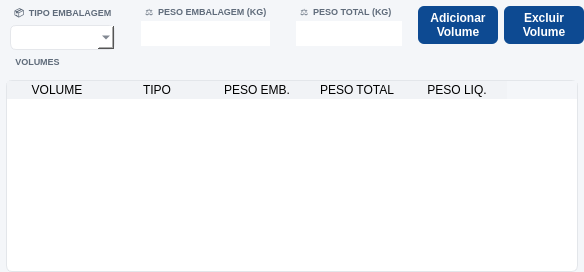
      <widget class="QWidget" name="page_Terceiros">
       <property name="styleSheet">
        <string notr="true">background-color: #f4f6f9;</string>
       </property>
       <layout class="QVBoxLayout" name="verticalLayout_7">
        <property name="leftMargin">
         <number>0</number>
        </property>
        <property name="topMargin">
         <number>0</number>
        </property>
        <property name="rightMargin">
         <number>0</number>
        </property>
        <property name="bottomMargin">
         <number>0</number>
        </property>
        <item>
         <widget class="QWidget" name="widget_3" native="true">
          <layout class="QVBoxLayout" name="verticalLayout_6">
           <property name="leftMargin">
            <number>0</number>
           </property>
           <property name="topMargin">
            <number>0</number>
           </property>
           <property name="rightMargin">
            <number>0</number>
           </property>
           <property name="bottomMargin">
            <number>0</number>
           </property>
           <item>
            <widget class="QWidget" name="widget_51" native="true">
             <property name="minimumSize">
              <size>
               <width>0</width>
               <height>50</height>
              </size>
             </property>
             <property name="maximumSize">
              <size>
               <width>16777215</width>
               <height>50</height>
              </size>
             </property>
             <layout class="QHBoxLayout" name="horizontalLayout_33">
              <property name="leftMargin">
               <number>0</number>
              </property>
              <property name="topMargin">
               <number>0</number>
              </property>
              <property name="rightMargin">
               <number>0</number>
              </property>
              <property name="bottomMargin">
               <number>0</number>
              </property>
              <item>
               <widget class="QWidget" name="widget_12" native="true">
                <property name="styleSheet">
                 <string notr="true"/>
                </property>
                <layout class="QVBoxLayout" name="verticalLayout_46">
                 <property name="spacing">
                  <number>3</number>
                 </property>
                 <property name="leftMargin">
                  <number>10</number>
                 </property>
                 <property name="topMargin">
                  <number>6</number>
                 </property>
                 <property name="rightMargin">
                  <number>10</number>
                 </property>
                 <property name="bottomMargin">
                  <number>6</number>
                 </property>
                 <item>
                  <widget class="QLabel" name="label_73">
                   <property name="minimumSize">
                    <size>
                     <width>0</width>
                     <height>0</height>
                    </size>
                   </property>
                   <property name="maximumSize">
                    <size>
                     <width>16777215</width>
                     <height>16777215</height>
                    </size>
                   </property>
                   <property name="font">
                    <font>
                     <pointsize>-1</pointsize>
                     <weight>75</weight>
                     <bold>true</bold>
                    </font>
                   </property>
                   <property name="styleSheet">
                    <string notr="true">border: none;
background: transparent;
color: #5f6b7a;
font-size: 9px;
font-weight: bold;
padding-left: 2px;</string>
                   </property>
                   <property name="text">
                    <string>📦  TIPO EMBALAGEM</string>
                   </property>
                   <property name="alignment">
                    <set>Qt::AlignLeading|Qt::AlignLeft|Qt::AlignVCenter</set>
                   </property>
                  </widget>
                 </item>
                 <item>
                  <widget class="QComboBox" name="combo_Tipo_Emb_Ter">
                   <property name="sizePolicy">
                    <sizepolicy hsizetype="Preferred" vsizetype="Preferred">
                     <horstretch>0</horstretch>
                     <verstretch>0</verstretch>
                    </sizepolicy>
                   </property>
                   <property name="minimumSize">
                    <size>
                     <width>0</width>
                     <height>25</height>
                    </size>
                   </property>
                   <property name="maximumSize">
                    <size>
                     <width>16777215</width>
                     <height>25</height>
                    </size>
                   </property>
                   <property name="font">
                    <font>
                     <pointsize>-1</pointsize>
                    </font>
                   </property>
                   <property name="styleSheet">
                    <string notr="true">#combo_Tipo_Emb_Ter {
    border: 1px solid #e5e7eb;
    border-radius: 6px;
    padding-left: 10px;
    background: white;
    font-size: 11px;
    color: #374151;
}</string>
                   </property>
                  </widget>
                 </item>
                </layout>
               </widget>
              </item>
              <item>
               <widget class="QWidget" name="widget_52" native="true">
                <property name="styleSheet">
                 <string notr="true"/>
                </property>
                <layout class="QVBoxLayout" name="verticalLayout_47">
                 <property name="spacing">
                  <number>3</number>
                 </property>
                 <property name="leftMargin">
                  <number>10</number>
                 </property>
                 <property name="topMargin">
                  <number>6</number>
                 </property>
                 <property name="rightMargin">
                  <number>10</number>
                 </property>
                 <property name="bottomMargin">
                  <number>6</number>
                 </property>
                 <item>
                  <widget class="QLabel" name="label_85">
                   <property name="minimumSize">
                    <size>
                     <width>0</width>
                     <height>0</height>
                    </size>
                   </property>
                   <property name="maximumSize">
                    <size>
                     <width>16777215</width>
                     <height>16777215</height>
                    </size>
                   </property>
                   <property name="font">
                    <font>
                     <pointsize>-1</pointsize>
                     <weight>75</weight>
                     <bold>true</bold>
                    </font>
                   </property>
                   <property name="styleSheet">
                    <string notr="true">border: none;
background: transparent;
color: #5f6b7a;
font-size: 9px;
font-weight: bold;
padding-left: 2px;</string>
                   </property>
                   <property name="text">
                    <string>⚖️  PESO EMBALAGEM (KG)</string>
                   </property>
                   <property name="alignment">
                    <set>Qt::AlignLeading|Qt::AlignLeft|Qt::AlignVCenter</set>
                   </property>
                  </widget>
                 </item>
                 <item>
                  <widget class="QLineEdit" name="line_Peso_Emb_Ter">
                   <property name="sizePolicy">
                    <sizepolicy hsizetype="Preferred" vsizetype="Preferred">
                     <horstretch>0</horstretch>
                     <verstretch>0</verstretch>
                    </sizepolicy>
                   </property>
                   <property name="minimumSize">
                    <size>
                     <width>0</width>
                     <height>25</height>
                    </size>
                   </property>
                   <property name="maximumSize">
                    <size>
                     <width>16777215</width>
                     <height>25</height>
                    </size>
                   </property>
                   <property name="font">
                    <font>
                     <pointsize>9</pointsize>
                     <weight>50</weight>
                     <bold>false</bold>
                    </font>
                   </property>
                   <property name="styleSheet">
                    <string notr="true">color: #374151;
border: none;
background: white;</string>
                   </property>
                   <property name="inputMask">
                    <string/>
                   </property>
                   <property name="text">
                    <string/>
                   </property>
                   <property name="frame">
                    <bool>true</bool>
                   </property>
                   <property name="echoMode">
                    <enum>QLineEdit::Normal</enum>
                   </property>
                   <property name="alignment">
                    <set>Qt::AlignCenter</set>
                   </property>
                   <property name="dragEnabled">
                    <bool>false</bool>
                   </property>
                   <property name="readOnly">
                    <bool>false</bool>
                   </property>
                   <property name="placeholderText">
                    <string/>
                   </property>
                  </widget>
                 </item>
                </layout>
               </widget>
              </item>
              <item>
               <widget class="QWidget" name="widget_53" native="true">
                <property name="styleSheet">
                 <string notr="true"/>
                </property>
                <layout class="QVBoxLayout" name="verticalLayout_48">
                 <property name="spacing">
                  <number>3</number>
                 </property>
                 <property name="leftMargin">
                  <number>10</number>
                 </property>
                 <property name="topMargin">
                  <number>6</number>
                 </property>
                 <property name="rightMargin">
                  <number>10</number>
                 </property>
                 <property name="bottomMargin">
                  <number>6</number>
                 </property>
                 <item>
                  <widget class="QLabel" name="label_86">
                   <property name="minimumSize">
                    <size>
                     <width>0</width>
                     <height>0</height>
                    </size>
                   </property>
                   <property name="maximumSize">
                    <size>
                     <width>16777215</width>
                     <height>16777215</height>
                    </size>
                   </property>
                   <property name="font">
                    <font>
                     <pointsize>-1</pointsize>
                     <weight>75</weight>
                     <bold>true</bold>
                    </font>
                   </property>
                   <property name="styleSheet">
                    <string notr="true">border: none;
background: transparent;
color: #5f6b7a;
font-size: 9px;
font-weight: bold;
padding-left: 2px;</string>
                   </property>
                   <property name="text">
                    <string>⚖️  PESO TOTAL (KG)</string>
                   </property>
                   <property name="alignment">
                    <set>Qt::AlignLeading|Qt::AlignLeft|Qt::AlignVCenter</set>
                   </property>
                  </widget>
                 </item>
                 <item>
                  <widget class="QLineEdit" name="line_Peso_Total_Ter">
                   <property name="sizePolicy">
                    <sizepolicy hsizetype="Preferred" vsizetype="Preferred">
                     <horstretch>0</horstretch>
                     <verstretch>0</verstretch>
                    </sizepolicy>
                   </property>
                   <property name="minimumSize">
                    <size>
                     <width>0</width>
                     <height>25</height>
                    </size>
                   </property>
                   <property name="maximumSize">
                    <size>
                     <width>16777215</width>
                     <height>25</height>
                    </size>
                   </property>
                   <property name="font">
                    <font>
                     <pointsize>9</pointsize>
                     <weight>50</weight>
                     <bold>false</bold>
                    </font>
                   </property>
                   <property name="styleSheet">
                    <string notr="true">color: #374151;
border: none;
background: white;</string>
                   </property>
                   <property name="inputMask">
                    <string/>
                   </property>
                   <property name="text">
                    <string/>
                   </property>
                   <property name="frame">
                    <bool>true</bool>
                   </property>
                   <property name="echoMode">
                    <enum>QLineEdit::Normal</enum>
                   </property>
                   <property name="alignment">
                    <set>Qt::AlignCenter</set>
                   </property>
                   <property name="dragEnabled">
                    <bool>false</bool>
                   </property>
                   <property name="readOnly">
                    <bool>false</bool>
                   </property>
                   <property name="placeholderText">
                    <string/>
                   </property>
                  </widget>
                 </item>
                </layout>
               </widget>
              </item>
              <item>
               <widget class="QPushButton" name="btn_Add_Vol_Ter">
                <property name="sizePolicy">
                 <sizepolicy hsizetype="Preferred" vsizetype="Preferred">
                  <horstretch>0</horstretch>
                  <verstretch>0</verstretch>
                 </sizepolicy>
                </property>
                <property name="minimumSize">
                 <size>
                  <width>80</width>
                  <height>34</height>
                 </size>
                </property>
                <property name="maximumSize">
                 <size>
                  <width>80</width>
                  <height>38</height>
                 </size>
                </property>
                <property name="font">
                 <font>
                  <pointsize>9</pointsize>
                  <weight>75</weight>
                  <bold>true</bold>
                 </font>
                </property>
                <property name="cursor">
                 <cursorShape>PointingHandCursor</cursorShape>
                </property>
                <property name="styleSheet">
                 <string notr="true">QPushButton {
    background-color: #0d4a92;
    color: white;
    border: none;
    border-radius: 6px;
    min-height: 34px;
    padding: 0 5px;
    font-size: 9pt;
font-weight: bold;
}

QPushButton:hover {
    background-color: #1557a6;
}

QPushButton:pressed {
    background-color: #0a3b75;
}</string>
                </property>
                <property name="text">
                 <string>Adicionar
Volume</string>
                </property>
               </widget>
              </item>
              <item>
               <widget class="QPushButton" name="btn_Excluir_Vol_Ter">
                <property name="sizePolicy">
                 <sizepolicy hsizetype="Preferred" vsizetype="Preferred">
                  <horstretch>0</horstretch>
                  <verstretch>0</verstretch>
                 </sizepolicy>
                </property>
                <property name="minimumSize">
                 <size>
                  <width>80</width>
                  <height>34</height>
                 </size>
                </property>
                <property name="maximumSize">
                 <size>
                  <width>80</width>
                  <height>38</height>
                 </size>
                </property>
                <property name="font">
                 <font>
                  <pointsize>9</pointsize>
                  <weight>75</weight>
                  <bold>true</bold>
                 </font>
                </property>
                <property name="cursor">
                 <cursorShape>PointingHandCursor</cursorShape>
                </property>
                <property name="styleSheet">
                 <string notr="true">QPushButton {
    background-color: #0d4a92;
    color: white;
    border: none;
    border-radius: 6px;
    min-height: 34px;
    padding: 0 5px;
    font-size: 9pt;
font-weight: bold;
}

QPushButton:hover {
    background-color: #1557a6;
}

QPushButton:pressed {
    background-color: #0a3b75;
}</string>
                </property>
                <property name="text">
                 <string>Excluir
Volume</string>
                </property>
               </widget>
              </item>
             </layout>
            </widget>
           </item>
           <item>
            <widget class="QGroupBox" name="groupBox_Ter">
             <property name="font">
              <font>
               <pointsize>-1</pointsize>
               <weight>75</weight>
               <bold>true</bold>
              </font>
             </property>
             <property name="styleSheet">
              <string notr="true">#groupBox_Ter {
    border: none;
    margin-top: 18px;
    font-weight: bold;
    color: #5f6b7a;
font-size: 9px;
}

#groupBox_Ter::title {
    subcontrol-origin: margin;
    left: 12px;
    padding: 0 6px 0 6px;
padding-left: 2px;
}</string>
             </property>
             <property name="title">
              <string>VOLUMES</string>
             </property>
             <layout class="QVBoxLayout" name="verticalLayout_13">
              <property name="leftMargin">
               <number>6</number>
              </property>
              <property name="topMargin">
               <number>6</number>
              </property>
              <property name="rightMargin">
               <number>6</number>
              </property>
              <property name="bottomMargin">
               <number>0</number>
              </property>
              <item>
               <widget class="QTableWidget" name="table_Volume_Ter">
                <property name="sizePolicy">
                 <sizepolicy hsizetype="Preferred" vsizetype="Preferred">
                  <horstretch>0</horstretch>
                  <verstretch>0</verstretch>
                 </sizepolicy>
                </property>
                <property name="font">
                 <font>
                  <pointsize>8</pointsize>
                 </font>
                </property>
                <property name="styleSheet">
                 <string notr="true">#table_Volume_Ter {
    background-color: white;
    border: 1px solid #e3e6ea;
    border-radius: 6px;
    gridline-color: transparent;
    alternate-background-color: #f8fafc;
    selection-background-color: #dbe9ff;
    selection-color: #000000;
}

QTableWidget#table_Volume_Ter QHeaderView::section {
    background-color: #f1f3f6;
    border: none;
}</string>
                </property>
                <property name="editTriggers">
                 <set>QAbstractItemView::NoEditTriggers</set>
                </property>
                <property name="alternatingRowColors">
                 <bool>true</bool>
                </property>
                <property name="selectionMode">
                 <enum>QAbstractItemView::SingleSelection</enum>
                </property>
                <property name="selectionBehavior">
                 <enum>QAbstractItemView::SelectRows</enum>
                </property>
                <property name="showGrid">
                 <bool>false</bool>
                </property>
                <column>
                 <property name="text">
                  <string>VOLUME</string>
                 </property>
                </column>
                <column>
                 <property name="text">
                  <string>TIPO</string>
                 </property>
                </column>
                <column>
                 <property name="text">
                  <string>PESO EMB.</string>
                 </property>
                </column>
                <column>
                 <property name="text">
                  <string>PESO TOTAL</string>
                 </property>
                </column>
                <column>
                 <property name="text">
                  <string>PESO LIQ.</string>
                 </property>
                </column>
               </widget>
              </item>
             </layout>
            </widget>
           </item>
          </layout>
         </widget>
        </item>
       </layout>
      </widget>
